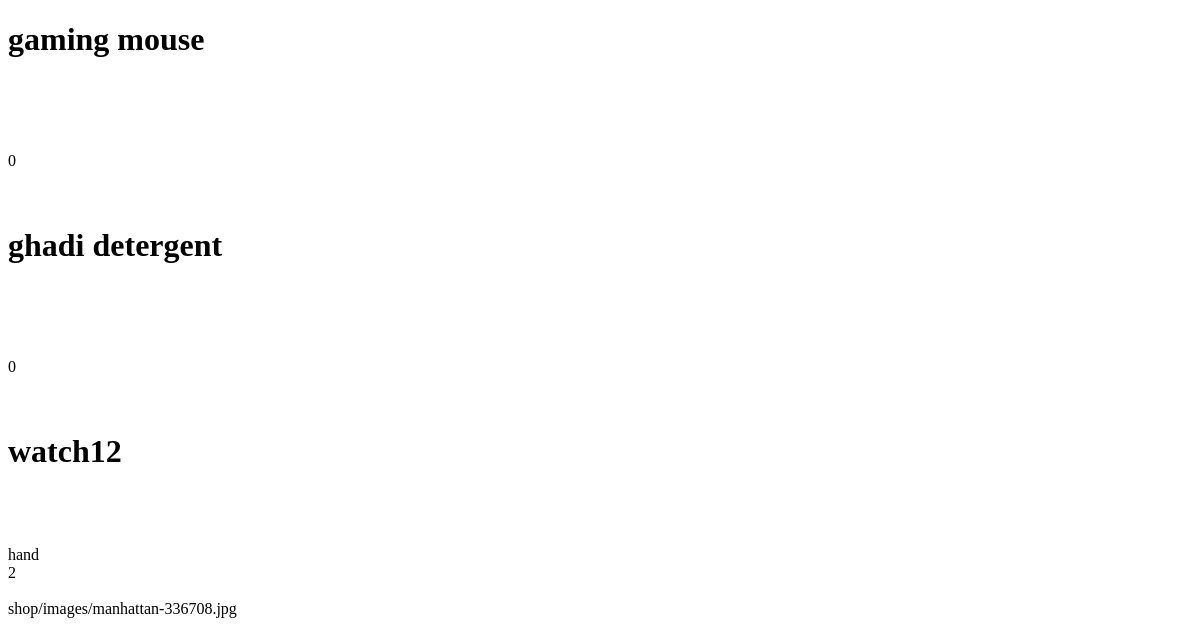
The page /shop/listProduct/ on the database as committed earlier.
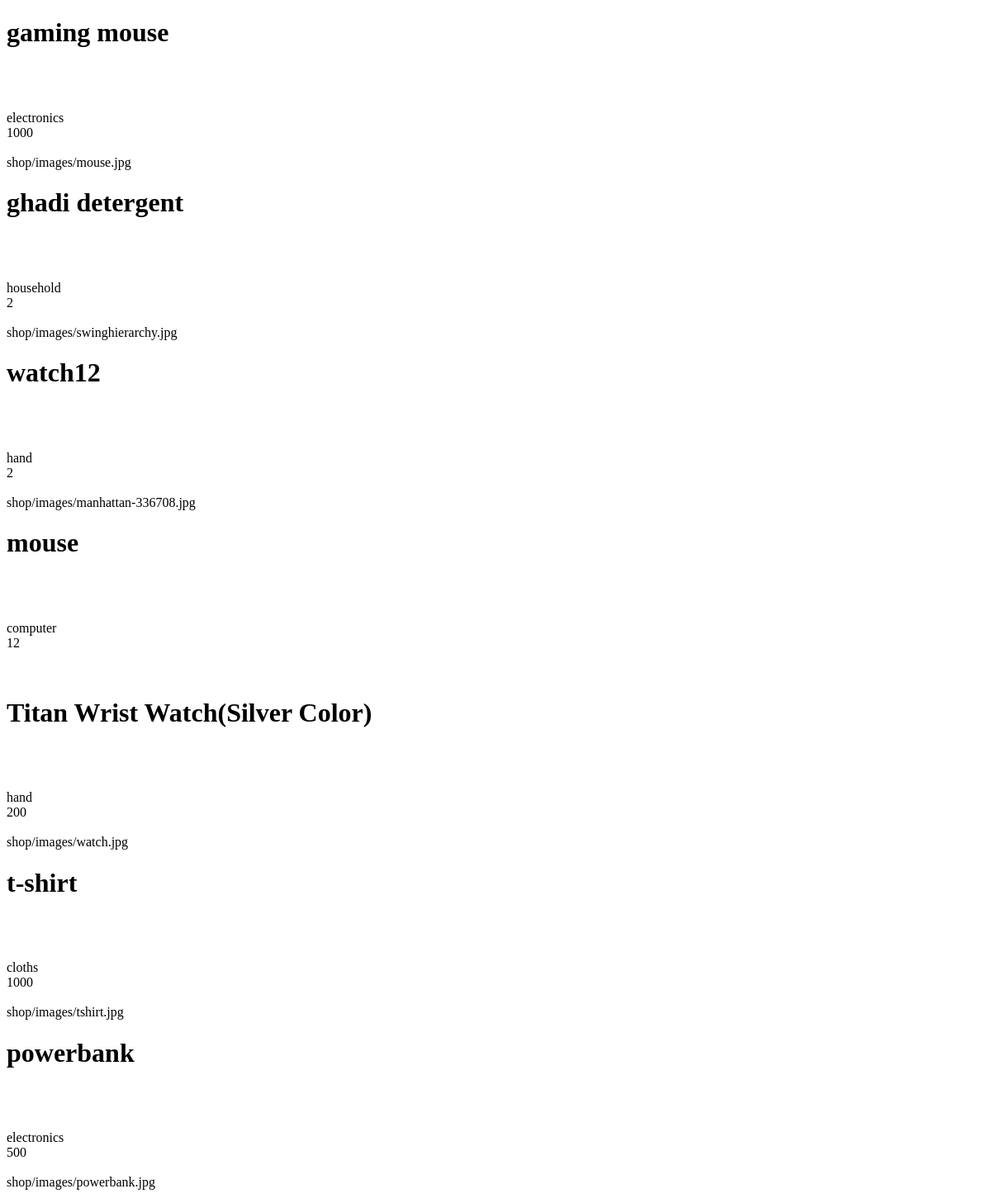
The same page on the database as committed later.
### shop/models.py (models this page shows, shortened)
class Product(models.Model):
    product_id = models.AutoField
    product_name = models.CharField(max_length=50)
    desc = models.CharField(max_length=300)
    pub_date = models.DateField()
    category = models.CharField(max_length=50, default="")
    subcategory = models.CharField(max_length=50, default="")
    price = models.IntegerField(default=0)
    image = models.ImageField(upload_to = "shop/images", default = "")

### shop/views.py (the view)
# urls.py: path("listProduct/", views.listProduct, name="AboutUS"),#yo hamle model bata item display gareko. views.py ra urls.py ma code xa
def listProduct(request):
    objects = Product.objects.all()
    context = {
            'objects' : objects
            }
    return render(request,'shop/listProduct.html',context)

### shop/templates/shop/listProduct.html (shortened to what this page needs)
<!DOCTYPE html>
<html lang="en">
<head>
</head>
 <body>
  <p>
    {% for object in objects %}
      <h1>{{object.product_name}}</h1>
      <br>{{object.product_desc}} </br>
      <br>{{object.category}}
      <br>{{object.price}}
      <br>{{object.product_published}}
      <br>{{object.image}}
      <br>
    {% endfor %}
  </p>
</body>
</html>

Rows that differ between the two databases and show on the page:
changed Product "gaming mouse": category (not shown) → "electronics"; price "0" → "1000"; image (not shown) → "shop/images/mouse.jpg"
changed Product "ghadi detergent": category (not shown) → "household"; price "0" → "2"; image (not shown) → "shop/images/swinghierarchy.jpg"
added Product: product_name "mouse", category "computer", price "12"
added Product: product_name "Titan Wrist Watch(Silver Color)", category "hand", price "200", image "shop/images/watch.jpg"
added Product: product_name "t-shirt", category "cloths", price "1000", image "shop/images/tshirt.jpg"
added Product: product_name "powerbank", category "electronics", price "500", image "shop/images/powerbank.jpg"
